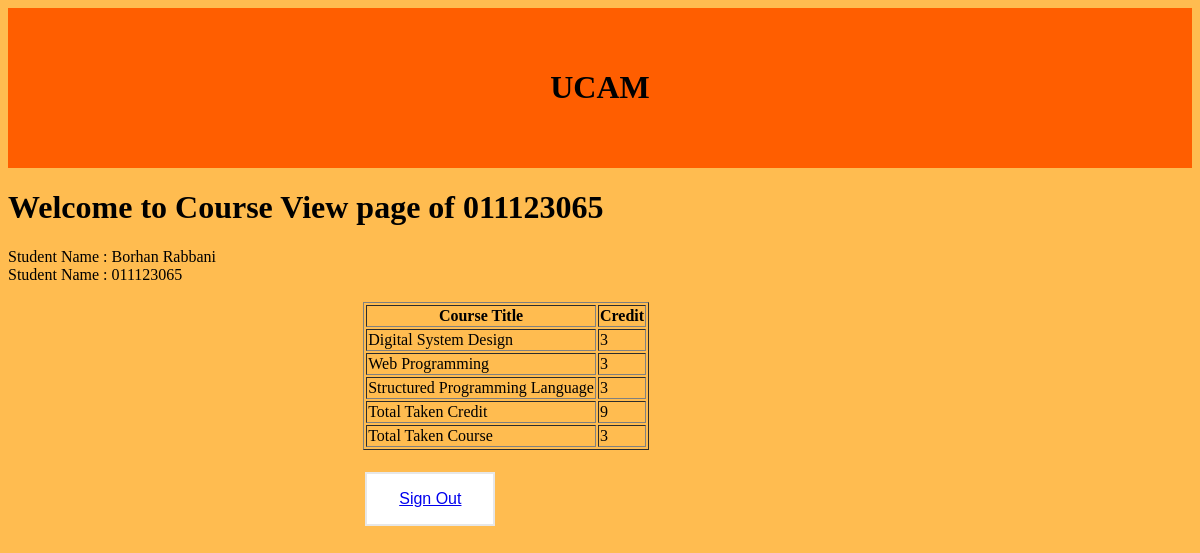
The app's page /course_view.php (signed in) with its own data.
### tables this page shows
CREATE TABLE `students` (
  `firstname` varchar(20) NOT NULL,
  `lastname` varchar(20) NOT NULL,
  `student_id` varchar(10) NOT NULL,
  `email` varchar(20) DEFAULT NULL,
  `password` varchar(20) DEFAULT NULL
);

### course_view.php (the view, shortened to what this page needs)
<?php
    include 'index.php';
?>
<html>
	<head>
        <link rel="stylesheet" type="text/css" href="buttonstyle.css">
        <link rel="stylesheet" type="text/css" href="Background&Alignment.css">
    </head>
    <header class="header"><h1>UCAM</h1></header>
	<body class="background">
    <h1>Welcome to Course View page of <?= $_SESSION['user_id'] ?></h1>
        <div>
            <span>Student Name : </span>
            <?php
                $sql = "SELECT `firstname`, `lastname` FROM
                `students` WHERE `student_id`='{$_SESSION['user_id']}'";
                $result = $conn->query($sql);
                while($row = $result->fetch_assoc())
                {
                    echo $row['firstname'];
                    echo $row['lastname'];
                }
            ?>
        </div>
        <div>
            <span>Student Name : </span>
            <?php
                $sql = "SELECT `student_id` FROM
                `students` WHERE `student_id`='{$_SESSION['user_id']}'";
                $result = $conn->query($sql);
                while($row = $result->fetch_assoc())
                {
                    echo $row['student_id'];
                }
            ?>
        </div><br>
        <div class="form">
            <table border=1>
                <tr>
                    <th>Course Title</th>
                    <th>Credit</th>
                </tr>
                <?php
                    $sql = "SELECT DISTINCT courses.course_name,courses.course_credit
                    FROM `students` JOIN `course_registration` JOIN `courses`
                    WHERE students.student_id='{$_SESSION['user_id']}'";
                    $result = $conn->query($sql);
                        while($row = $result->fetch_assoc())
                        {
                ?>
                <tr>
                    <td><?php echo $row['course_name'] ?></td>
                    <td><?php echo $row['course_credit'] ?></td>
                </tr>
                <?php } ?>
                <?php
                    $sql = "SELECT SUM(course_credit) as total_credit FROM
                    (SELECT DISTINCT courses.course_name,courses.course_credit
                    FROM `students` JOIN `course_registration` JOIN `courses`
                    WHERE students.student_id='{$_SESSION['user_id']}') AS T";
                    $result = $conn->query($sql);
                        while($row = $result->fetch_assoc())
                        {
                ?>
                <tr>
                    <td>Total Taken Credit</td>
                    <td><?php echo $row['total_credit'] ?></td>
                </tr>
                <?php } ?>
                <?php
                    $sql = "SELECT COUNT(course_credit) as total_course FROM
                    (SELECT DISTINCT courses.course_name,courses.course_credit
                    FROM `students` JOIN `course_registration` JOIN `courses`
                    WHERE students.student_id='{$_SESSION['user_id']}') AS T";
                    $result = $conn->query($sql);
                        while($row = $result->fetch_assoc())
                        {
                ?>
                <tr>
                    <td>Total Taken Course</td>
                    <td><?php echo $row['total_course'] ?></td>
                </tr>
                <?php } ?>
            </table><br>
            <button class="button button4">
            <a href="http://localhost/Web/Sign_out.php">Sign Out</a>
            </button>
        </div>
	</body>
</html>

### index.php (shortened to what this page needs)
<html>
	<head>
    </head>
	<body>
    </body>
</html>

### buttonstyle.css (style rules this page uses)
.button { background-color: #4CAF50; border: none; color: white; padding: 16px 32px; text-align: center; text-decoration: none; display: inline-block; font-size: 16px; margin: 4px 2px; transition-duration: 0.4s; cursor: pointer; }
.button4 { background-color: white; color: black; border: 2px solid #e7e7e7; }

### Background&Alignment.css (style rules this page uses)
.header { padding: 40px 0; text-align: center; background-color: rgb(255, 94, 0); }
.form { display: block; margin-left: auto; margin-right: auto; width: 40%; }
.background { background-color: rgb(255, 188, 80); }

### records on screen
students: firstname "Borhan", lastname "Rabbani", student_id "011123065"

### other values on screen
$_SESSION['user_id'] "011123065"
$row['course_name'] "Digital System Design"
$row['course_credit'] "3"
$row['course_name'] "Web Programming"
$row['course_name'] "Structured Programming Language"
$row['total_credit'] "9"
$row['total_course'] "3"
